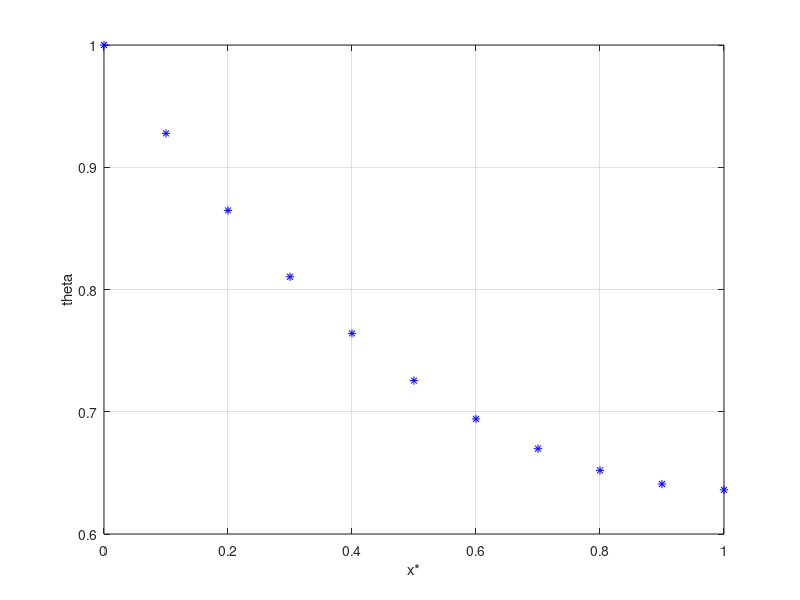
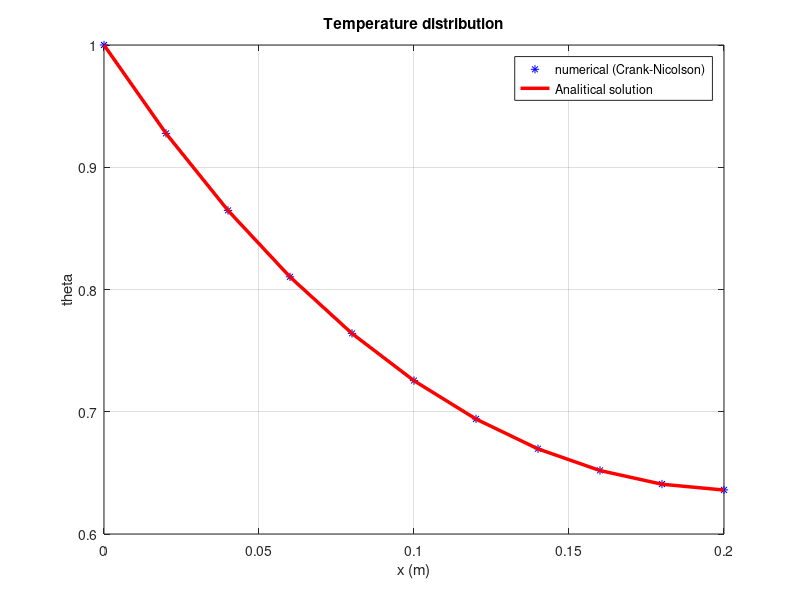

MATLAB code for these plots, in order:
clear all ; close all ; clc ;

% definition of parameters %
L = 0.2 ; % length of fin
R = 0.01 ; % radius of fin
h = 25 ; % convection heat transfer coefficient of ambient
C = 897 ; % specific heat capacity of fin
rho = 2700 ; % density of fin
k = 200 ; % conduction heat transfer coefficient
Tinf = 300 ; % ambient temperature in kelvin
Tbase = 500 ; % temperature of base of fin
teta_base = 1 ; % dimensionless temperature at base
P = 2*pi*R ; % perimeter of fin
A_s = pi*R^2 ; % cross section area of fin
m = (h*P/(k*A_s))^0.5 ;
% mesh creation
n = 10; % number of divisions
deltax = 1/n ;
alpha = k/(rho*C);
nu = 0.5 ;
deltat = nu*(deltax^2) ;
NTS = 1000; % number of time steps

B = deltat/(deltax^2);
S =(1-2*B-deltat*(m*L)^2);

% initial condition
for j=1:n+1
theta(1,j)=0 ;
end

% assembling coefficient matrix A in sparse form
A=sparse([],[],[],n+1,n+1); % allocation of sparse matrix A
% time loop
t = 0 ;
for j=1:NTS % "j" stands for time and "i" stands for space
t = t + deltat ;

A(1,1)= 1;% left boundary node
b(1,1)= 1 ;% left boundary condition
for i=2:n ; % interior nodes
    A(i,i)= -2 *(1+B) - deltat*(m*L)^2 ;
    A(i,i-1)= B;
    A(i,i+1)= B ;
    b(i,1)= -B*(theta(j,i+1)+theta(j,i-1))+(2*(-1+B)+deltat*(m*L)^2)*theta(j,i) ;
end
b(n+1,1) = -theta(j,n+1); % right boundary condition
% right boundary node
A(n+1,n)= 2*B ;
A(n+1,n+1)= S-2-(2*B*h*L*deltax)/k ;

% solving system of equations
% solution=gmres(A,b,[],1e-7,1000);
solution=A\b;
theta(j+1,:)= solution' ;

if sum(abs(theta(j+1,:)-theta(j,:))) < 0.00001 % condition for reaching to steady state
    disp ( ' solution has reached to steady state after ' )
    t
    break
end
end

% postprocessing
x=linspace(0,1,n+1);
plot(x,theta(end,:),'b*','linewidth',0.5)
grid
xlabel(' x* ' )
ylabel(' theta ' )
axis([0,1,0.6,1])

% analytical solution
xx=linspace(0,L,length(x));
teta_Analytic=(cosh(m*(L-xx))+(h/(m*k))*sinh(m*(L-xx)))/(cosh(m*L)+(h/(m*k))*sinh(m*L));
figure(2)
plot1=plot(xx,theta(end,:),'b*','linewidth',0.5); % steady state solution
hold on
plot2=plot(xx,teta_Analytic,'r','linewidth',2.5);
grid on
title( ' Temperature distribution ' )
xlabel( ' x (m) ' )
ylabel( ' theta ' )
legend ([plot1 plot2],{'numerical (Crank-Nicolson)','Analitical solution'}) % validation

% Error Analysis
L1_norm=sum(abs(teta_Analytic-theta))/(n+1); % calculation of first norm of Error

% post processing
T=theta(end,:)*(Tbase-Tinf)+Tinf; % temperature distribution in (C) in fin
q=-k*((T(2)-T(1))/(xx(2)-xx(1))) % the flux which enter the fin from base
eta=(pi*q*R^2)/(h*2*pi*R*L*(Tbase-Tinf))*100 % fin efficiency
eps = (pi*q*R^2)/(pi*R^2*h*(Tbase-Tinf)) % fin performance coefficient
T_ave=sum(T)/length(T)